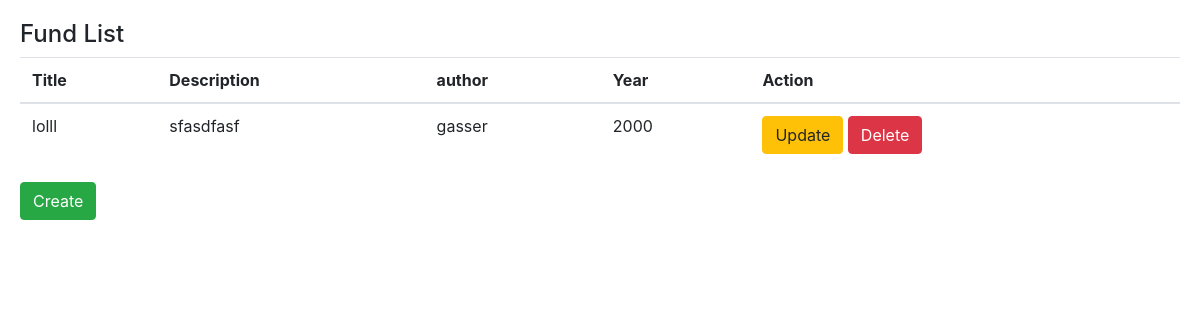
The page /fund-list on the database as committed earlier.
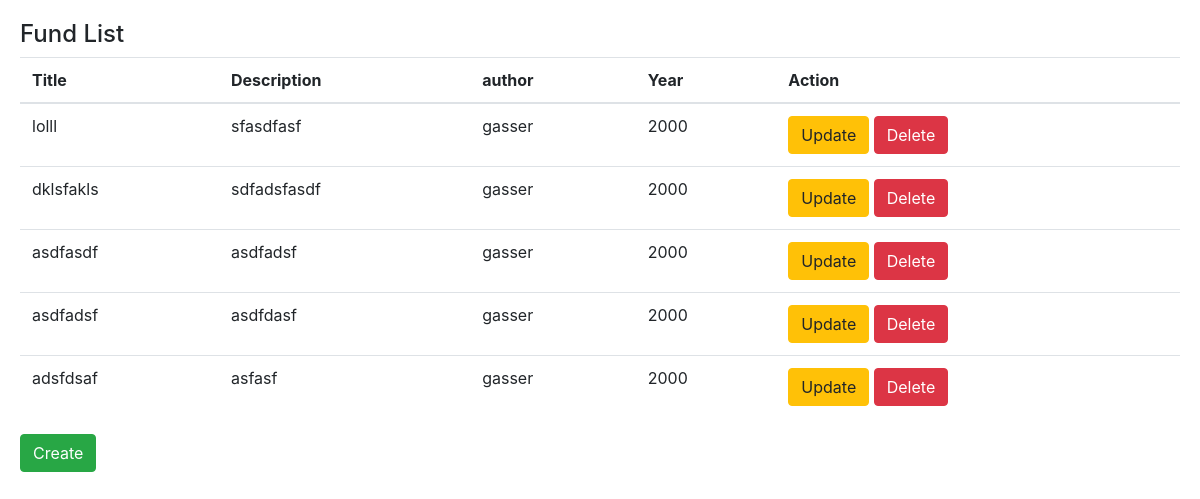
The same page on the database as committed later.
### accounts/models.py (models this page shows)
class Fund(models.Model):
    title = models.CharField(db_column='title', max_length=100, blank=False)
    description = models.TextField(db_column='description', max_length=1000, blank=False)
    author = models.CharField(db_column='author', max_length=100, blank=False)
    year = models.IntegerField(db_column='year',blank=False, default=2000)
    image = models.ImageField(blank= True,upload_to='')
    user = models.ForeignKey(User, default=None,null=True, on_delete=models.CASCADE)

### accounts/views.py (the view)
# urls.py: path('fund-list', views.fundList, name='fund-list'),
def fundList(request):
    funds = Fund.objects.filter(user=request.user.id).values()
    return render(request,"user/fund_list.html",{'funds':funds})

### templates/user/fund_list.html
{% extends "user/order_fund.html" %}
{% block content %}
<div class="card-body">
    <h4>Fund List</h4>
    <table class="table">
        <thead>
            <tr>
                <th scope="col">Title</th>
                <th scope="col">Description</th>
                <th scope="col">author</th>
                <th scope="col">Year</th>
                <th scope="col">Action</th>
            </tr>
        </thead>
        <body>
            {% for fund in funds %}
            <tr>
                <td>{{ fund.title }}</td>
                <td>{{ fund.description }}</td>
                <td>{{ fund.author }}</td>
                <td>{{ fund.year }}</td>
                <td><a type="button" class="btn btn-warning" href="/fund-update/{{ fund.id }}">Update</a>
                    <a type="button" class="btn btn-danger" href="/fund-delete/{{ fund.id }}">Delete</a>
                </td>
            </tr>
            {% endfor %}
        </body>
    </table>
    <a type="button" class="btn btn-success" href="{% url 'start:fund-create' %}">Create</a>
</div>
{% endblock %}

### templates/user/order_fund.html (shortened to what this page needs)
<html lang="en">
<head>
    <link rel="stylesheet" href="https://stackpath.bootstrapcdn.com/bootstrap/4.5.0/css/bootstrap.min.css"
>
    </head>
<body>
    {% block content %}
    {% endblock %}
</body>
</html>

Rows that differ between the two databases and show on the page:
added Fund: title "dklsfakls", description "sdfadsfasdf", author "gasser", year "2000"
added Fund: title "asdfasdf", description "asdfadsf", author "gasser", year "2000"
added Fund: title "asdfadsf", description "asdfdasf", author "gasser", year "2000"
added Fund: title "adsfdsaf", description "asfasf", author "gasser", year "2000"
